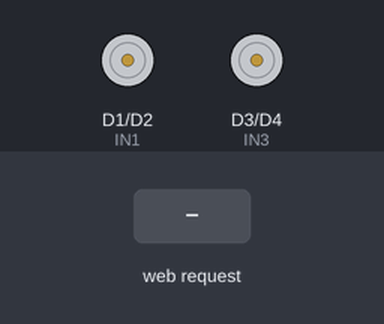
Bench run of a sketch on a simulated ESP8266 (NodeMCU). Parts: motor-driver pin pairs drawn as motors (green arrow = first pin HIGH = forward, orange = second pin HIGH = backward, longer = more drive, scaled by the enable pin). The inputs (shaded band) are chosen by the test bench. WiFi joins after 1.5 s; servers stay silent unless stated; what the sketch prints to the serial monitor is not drawn.

Above: at 3.2 s.
3.3 s: HTTP request GET /control?command=forward received
At 4.7 s:
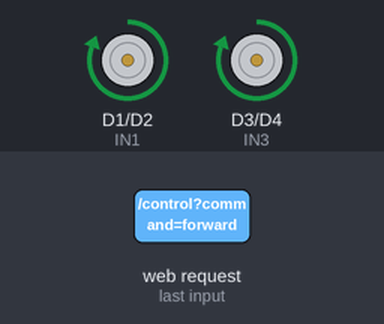
6.3 s: HTTP request GET /control?command=backward received
At 7.0 s:
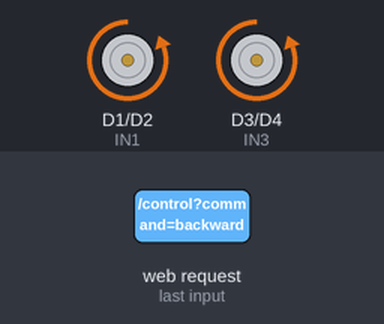
9.3 s: HTTP request GET /control?command=left received
At 10.5 s:
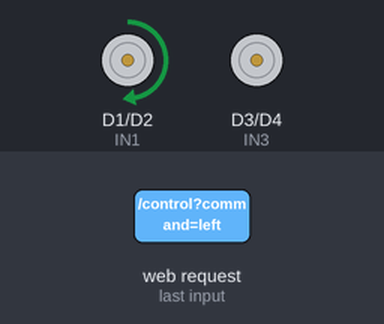
12.3 s: HTTP request GET /control?command=right received
At 12.8 s:
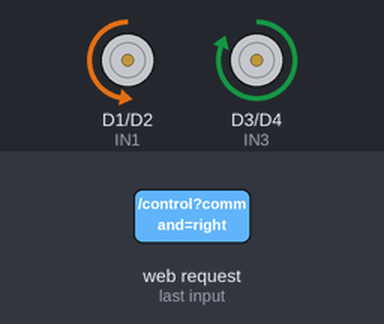
15.3 s: HTTP request GET /control?command=forward received
At 16.2 s:
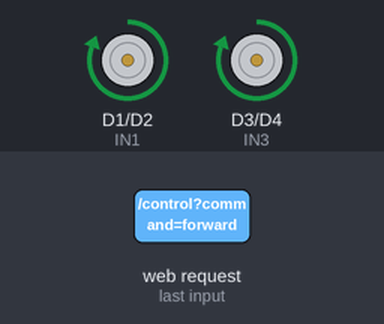
18.3 s: HTTP request GET /control?command=backward received
At 19.7 s:
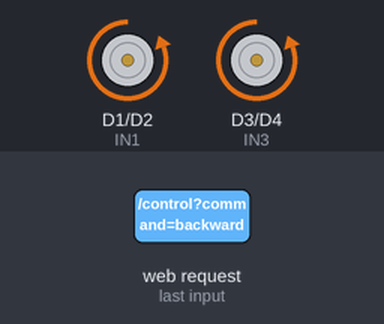
Timing chart, 0 to 21.8 s (numbered marks = the images above; inputs shaded):
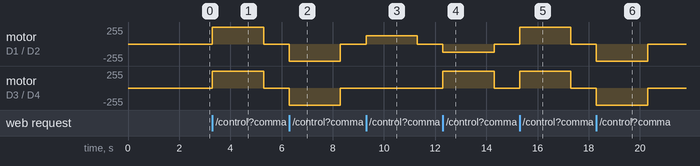

The sketch:

wifi_car.ino
```cpp
#include <ESP8266WiFi.h>
#include <ESP8266WebServer.h>

// Wi-Fi credentials
const char* ssid = "sanjayp_fbrgj";
const char* password = "Barsanjay1";

// Motor driver pins
#define ENA D0
#define IN1 D1
#define IN2 D2
#define IN3 D3
#define IN4 D4
#define ENB D5

// Web server on port 80
ESP8266WebServer server(80);

// HTML Web Page
String htmlPage = R"rawliteral(
<!DOCTYPE html>
<html>
<head>
  <title>Wi-Fi Controlled Car</title>
  <style>
    body { font-family: Arial; text-align: center; padding: 20px; }
    button { margin: 10px; padding: 15px 30px; font-size: 16px; }
  </style>
</head>
<body>
  <h1>Wi-Fi Controlled Car</h1>
  <button onclick="sendCommand('forward')">⬆ Forward</button><br>
  <button onclick="sendCommand('left')">⬅ Left</button>
  <button onclick="sendCommand('stop')">⏹ Stop</button>
  <button onclick="sendCommand('right')">➡ Right</button><br>
  <button onclick="sendCommand('backward')">⬇ Backward</button>

  <script>
    function sendCommand(command) {
      fetch('/control?command=' + command)
        .then(response => console.log(response.statusText))
        .catch(error => console.error('Error:', error));
    }
  </script>
</body>
</html>
)rawliteral";

void setup() {
  // Initialize Serial Monitor
  Serial.begin(115200);

  // Initialize motor pins
  pinMode(ENA, OUTPUT);
  pinMode(IN1, OUTPUT);
  pinMode(IN2, OUTPUT);
  pinMode(IN3, OUTPUT);
  pinMode(IN4, OUTPUT);
  pinMode(ENB, OUTPUT);

  // Stop motors initially
  stopMotors();

  // Connect to Wi-Fi
  WiFi.begin(ssid, password);
  Serial.print("Connecting to Wi-Fi");
  while (WiFi.status() != WL_CONNECTED) {
    delay(1000);
    Serial.print(".");
  }
  Serial.println("\nConnected to Wi-Fi");
  Serial.println(WiFi.localIP());

  // Configure web server routes
  server.on("/", HTTP_GET, []() {
    server.send(200, "text/html", htmlPage);
  });

  // Web control route
  server.on("/control", HTTP_GET, handleWebControl);

  // REST API route for commands
  server.on("/action", HTTP_POST, handleAction);
  server.begin();
  Serial.println("Web server started");
}

void loop() {
  // Handle incoming client requests
  server.handleClient();
}

void handleWebControl() {
  if (server.hasArg("command")) {
    String command = server.arg("command");
    executeCommand(command);
  }
  server.send(200, "text/plain", "Command received");
}

void handleAction() {
  if (server.hasArg("plain")) {
    String command = server.arg("plain");
    executeCommand(command);
  }
  server.send(200, "text/plain", "Action executed");
}

void executeCommand(String command) {
  if (command == "forward") {
    moveForward();
  } else if (command == "backward") {
    moveBackward();
  } else if (command == "left") {
    turnLeft();
  } else if (command == "right") {
    turnRight();
  } else if (command == "stop") {
    stopMotors();
  }
}

void moveForward() {
  analogWrite(ENA, 1023);
  digitalWrite(IN1, HIGH);
  digitalWrite(IN2, LOW);
  digitalWrite(IN3, HIGH);
  digitalWrite(IN4, LOW);
  analogWrite(ENB, 1023);
  Serial.println("Moving Forward");
  delay(2000); // Stop after 2 seconds
  stopMotors();
}

void moveBackward() {
  analogWrite(ENA, 1023);
  digitalWrite(IN1, LOW);
  digitalWrite(IN2, HIGH);
  digitalWrite(IN3, LOW);
  digitalWrite(IN4, HIGH);
  analogWrite(ENB, 1023);
  Serial.println("Moving Backward");
  delay(2000); // Stop after 2 seconds
  stopMotors();
}

void turnLeft() {
  analogWrite(ENA, 512);
  digitalWrite(IN1, HIGH);
  digitalWrite(IN2, LOW);
  digitalWrite(IN3, LOW);
  digitalWrite(IN4, LOW);
  analogWrite(ENB, 0);
  Serial.println("Turning Left");
  delay(2000); // Stop after 2 seconds
  stopMotors();
}

void turnRight() {
  analogWrite(ENA, 512);
  digitalWrite(IN1, LOW);
  digitalWrite(IN2, HIGH);
  digitalWrite(IN3, HIGH);
  digitalWrite(IN4, LOW);
  analogWrite(ENB, 1023);
  Serial.println("Turning Right");
  delay(2000); // Stop after 2 seconds
  stopMotors();
}

void stopMotors() {
  analogWrite(ENA, 0);
  analogWrite(ENB, 0);
  digitalWrite(IN1, LOW);
  digitalWrite(IN2, LOW);
  digitalWrite(IN3, LOW);
  digitalWrite(IN4, LOW);
  Serial.println("Motors Stopped");
}
```

Measured:
- after the input at 3.3 s, motor on D1 (IN1) / D2 (IN2), motor on D3 (IN3) / D4 (IN4): stopped → forward 255/255 at once, → stopped 2.0 s later
- after the input at 6.3 s, motor on D1 (IN1) / D2 (IN2), motor on D3 (IN3) / D4 (IN4): stopped → backward 255/255 at once, → stopped 2.0 s later
- after the input at 9.3 s, motor on D1 (IN1) / D2 (IN2): stopped → forward 127/255 at once, → stopped 2.0 s later
- after the input at 12.3 s, motor on D1 (IN1) / D2 (IN2): stopped → backward 127/255 at once, → stopped 2.0 s later; motor on D3 (IN3) / D4 (IN4): stopped → forward 255/255 at once, → stopped 2.0 s later
- after the input at 15.3 s, motor on D1 (IN1) / D2 (IN2), motor on D3 (IN3) / D4 (IN4): stopped → forward 255/255 at once, → stopped 2.0 s later
- after the input at 18.3 s, motor on D1 (IN1) / D2 (IN2), motor on D3 (IN3) / D4 (IN4): stopped → backward 255/255 at once, → stopped 2.0 s later
